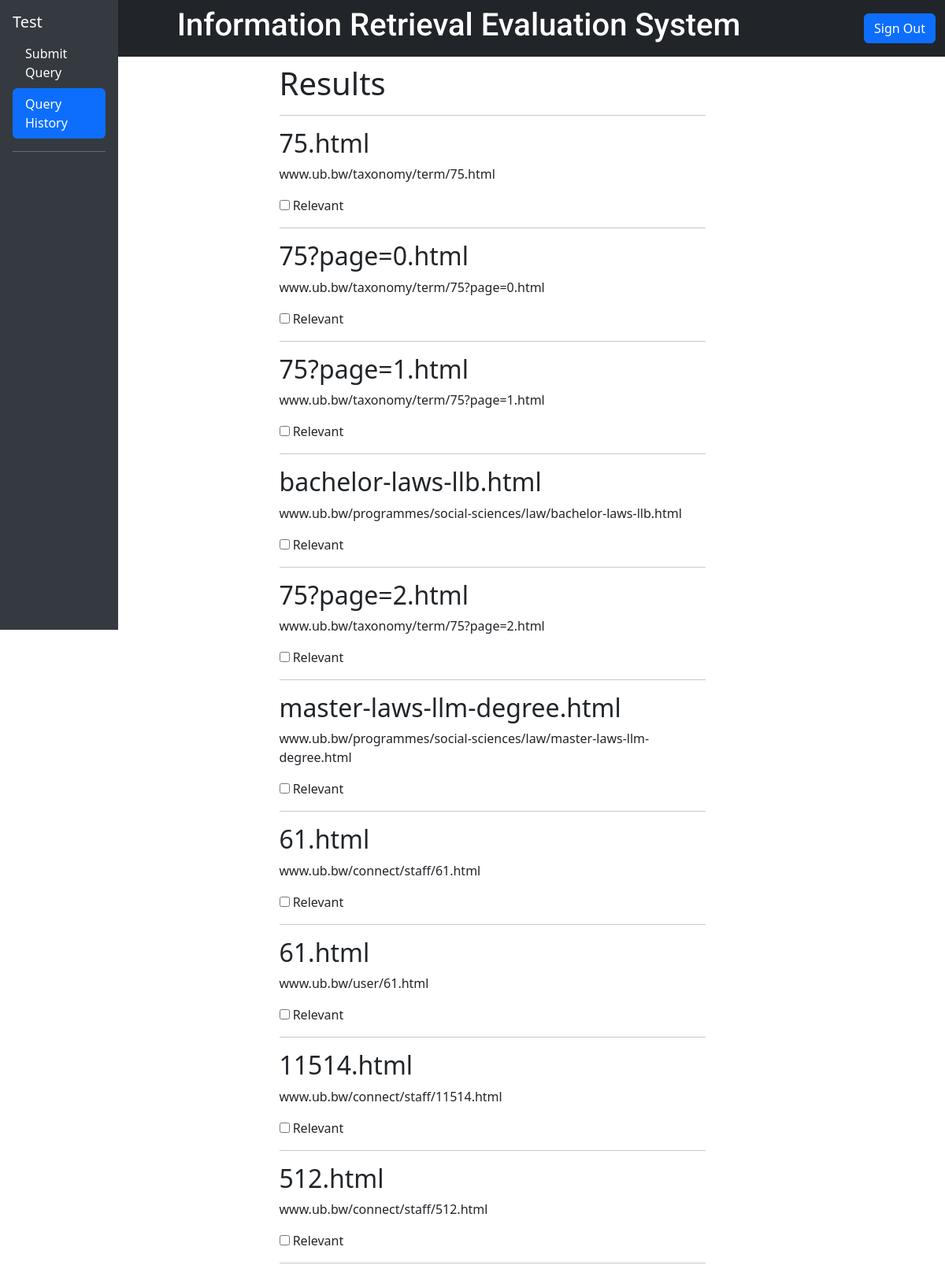
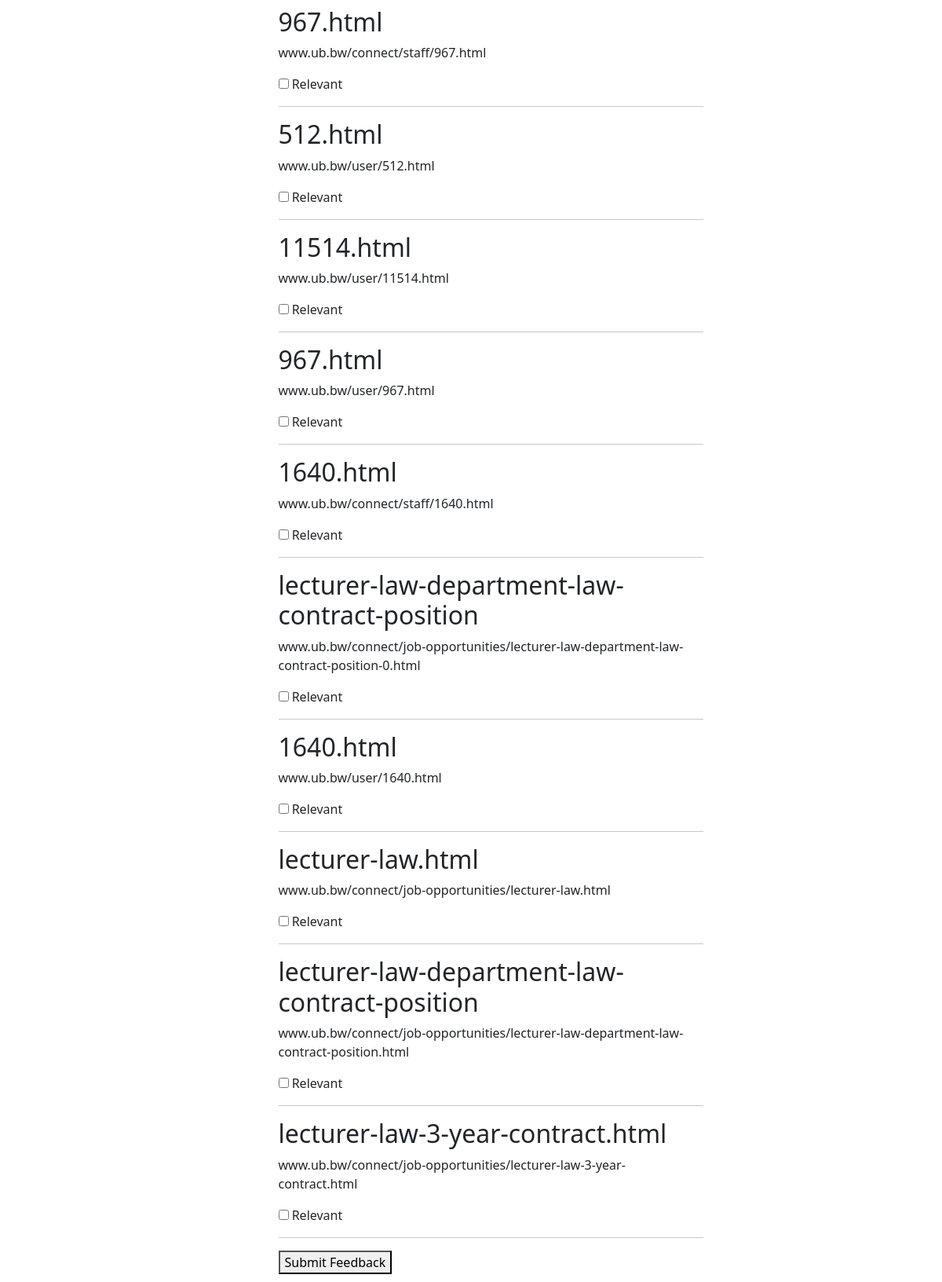
The page /specify_relevancy?query_id=3 (signed in) on the database its author committed (2 pictures, top to bottom).
### app.py (models this page shows, shortened)
class User(UserMixin, db.Model):
    id = db.Column(db.Integer, primary_key=True)
    username = db.Column(db.String(50), unique=True)
    first_name = db.Column(db.String(50))
    last_name = db.Column(db.String(50))
    email = db.Column(db.String(150), unique = True)
    password_hash = db.Column(db.String(150))
    joined_at = db.Column(db.DateTime(), default = datetime.utcnow)
    queries = db.relationship("Query", backref="user", lazy=True)

class QueryResult(db.Model):
    result_id = db.Column(db.Integer, primary_key=True)
    query_id = db.Column(db.Integer, db.ForeignKey('query.query_id'))
    document_title = db.Column(db.String(255))
    document_url = db.Column(db.String(255))
    document_score = db.Column(db.Float)

### app.py (the view)
@app.route('/specify_relevancy', methods=['GET', 'POST'])
@login_required
def specify_relevancy():
    query_id = request.args.get('query_id', '')
    query_obj = Query.query.filter_by(query_id=query_id).first()
    query_text = query_obj.query_text
    url = query_obj.url
    scoring_function = query_obj.query_scoring_function
    stopwords = query_obj.query_stopwords
    k = query_obj.k
    b = query_obj.b
    results = query_obj.results
    return render_template('specify_relevancy.html', results=results, query=query_text, url=url, scoring_function=scoring_function, stopwords=stopwords, k=k, b=b)

### app.py (called while the page is built)
@login_manager.user_loader
def load_user(user_id):
    return User.query.get(int(user_id))

### templates/specify_relevancy.html (shortened to what this page needs)
<!DOCTYPE html>
<html lang="en">
  <head>
    <link href="https://cdn.jsdelivr.net/npm/bootstrap@5.3.3/dist/css/bootstrap.min.css" rel="stylesheet">
  </head>
  <body>
    <nav class="navbar navbar-expand-sm text-white bg-dark">
      <div class="container-fluid">
        <a class="navbar-brand" href="#">
        </a>
        <h1 style="font-family: Roboto;">Information Retrieval Evaluation System</h1>
        <div class="text-right">
              <a href="/logout" class="btn btn-primary">Sign Out</a>
        </div>
      </div>
    </nav>
    <div>
      <div class="position-fixed" style="top: 0; left: 0; height: 100vh; width: 150px; background-color: #343a40; color: white;">
        <div class="p-3">
          <h5>{{current_user.username}}</h5>
          <ul class="nav nav-pills flex-column mb-auto">
            <li class="nav-item">
              <a class="nav-link text-white" href="/dashboard">Submit Query</a>
            </li>
            <li class="nav-item">
              <a class="nav-link active text-white" href="/history">Query History</a>
            </li>
          </ul>
          <hr>
        </div>
      </div>
      <div style="margin-left: 50px; padding: 10px;">
        <div class="container">
          <div class="row justify-content-center">
            <div class="col-md-6 mx-auto">
              <h1>Results</h1>
              <hr>
              <form method="post" action="{{ url_for('process_feedback') }}">
                {% for result in results %}
                <div>
                  <h2>{{ result.document_title }}</h2>
                    <p>{{ result.document_url }}</p>
                    <label>
                      <input type="checkbox" name="relevant_{{ result.result_id }}" value="1"> Relevant
                    </label>
                </div>
                <hr>
                {% endfor %}
                <button type="submit">Submit Feedback</button>
              </form>
            </div>
          </div>
        </div>
      </div>
  </body>
</html>

### rows shown on the page
User: username "Test"
QueryResult: document_title "75.html", document_url "www.ub.bw/taxonomy/term/75.html"
QueryResult: document_title "75?page=0.html", document_url "www.ub.bw/taxonomy/term/75?page=0.html"
QueryResult: document_title "75?page=1.html", document_url "www.ub.bw/taxonomy/term/75?page=1.html"
QueryResult: document_title "bachelor-laws-llb.html", document_url "www.ub.bw/programmes/social-sciences/law/bachelor-laws-llb.html"
QueryResult: document_title "75?page=2.html", document_url "www.ub.bw/taxonomy/term/75?page=2.html"
QueryResult: document_title "master-laws-llm-degree.html", document_url "www.ub.bw/programmes/social-sciences/law/master-laws-llm-degree.html"
QueryResult: document_title "61.html", document_url "www.ub.bw/connect/staff/61.html"
QueryResult: document_title "61.html", document_url "www.ub.bw/user/61.html"
QueryResult: document_title "11514.html", document_url "www.ub.bw/connect/staff/11514.html"
QueryResult: document_title "512.html", document_url "www.ub.bw/connect/staff/512.html"
QueryResult: document_title "967.html", document_url "www.ub.bw/connect/staff/967.html"
QueryResult: document_title "512.html", document_url "www.ub.bw/user/512.html"
QueryResult: document_title "11514.html", document_url "www.ub.bw/user/11514.html"
QueryResult: document_title "967.html", document_url "www.ub.bw/user/967.html"
QueryResult: document_title "1640.html", document_url "www.ub.bw/connect/staff/1640.html"
QueryResult: document_title "lecturer-law-department-law-contract-position", document_url "www.ub.bw/connect/job-opportunities/lecturer-law-department-law-contract-position-0.html"
QueryResult: document_title "1640.html", document_url "www.ub.bw/user/1640.html"
QueryResult: document_title "lecturer-law.html", document_url "www.ub.bw/connect/job-opportunities/lecturer-law.html"
QueryResult: document_title "lecturer-law-department-law-contract-position", document_url "www.ub.bw/connect/job-opportunities/lecturer-law-department-law-contract-position.html"
QueryResult: document_title "lecturer-law-3-year-contract.html", document_url "www.ub.bw/connect/job-opportunities/lecturer-law-3-year-contract.html"
